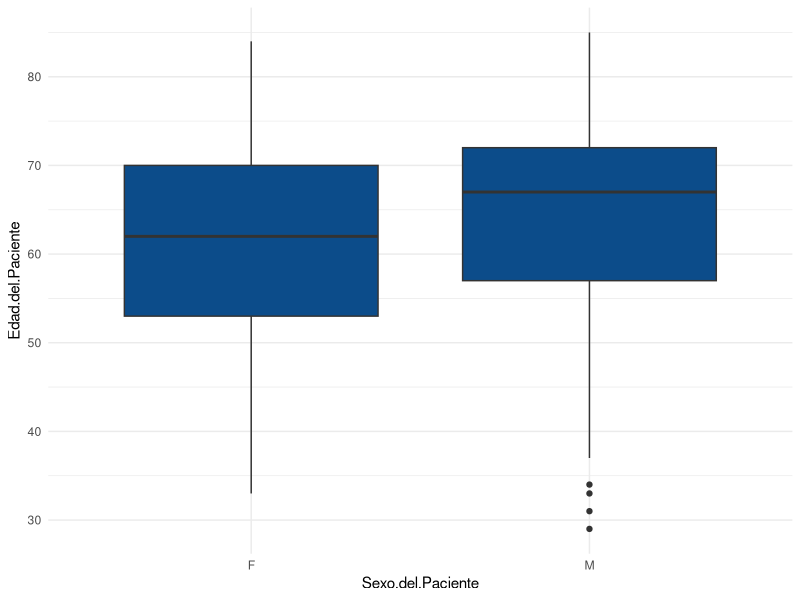
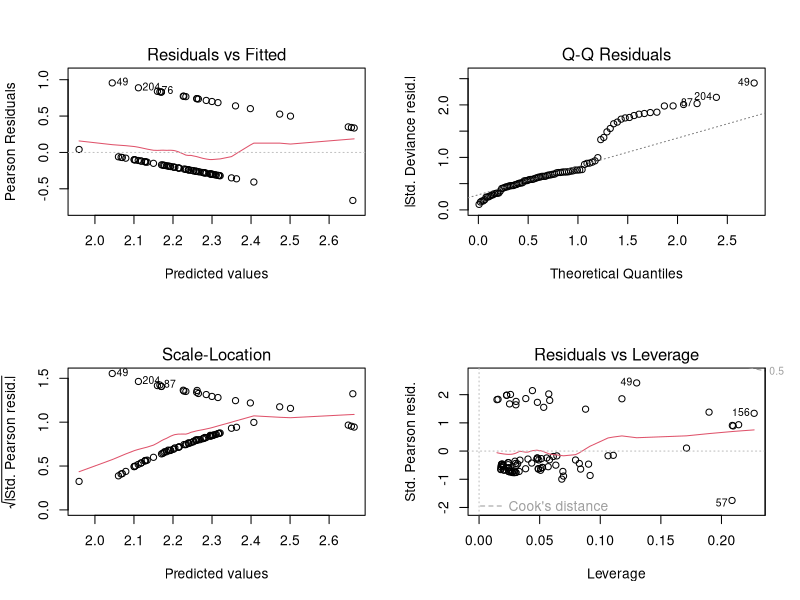
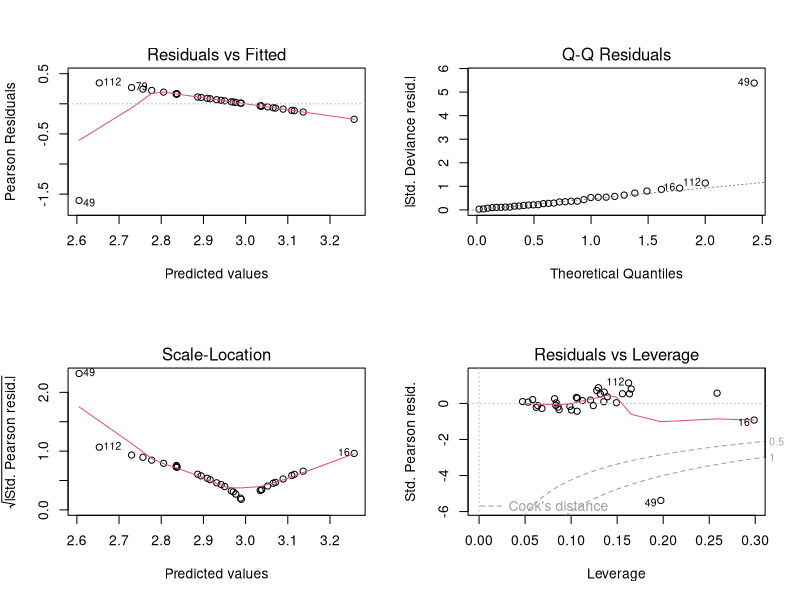
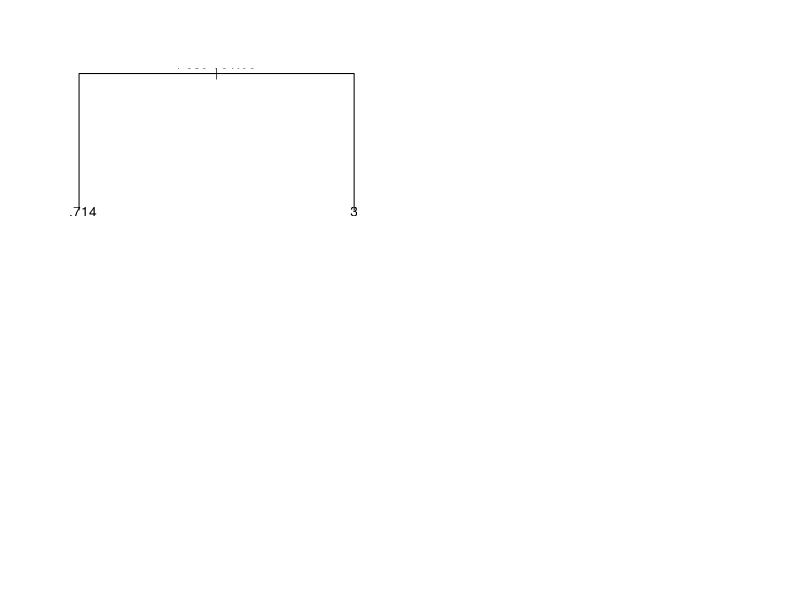

Write the R code that produced these figures, in order.
## ---- chunk 1
library(dplyr) ## Para los select
#library("git")
set.seed(Sys.time())
library(ggplot2) #Para plotear
## ---- chunk 2
data <- read.csv("sinrepetidos.txt", header = T, sep = "\t")

#colnames(data)
## ---- chunk 3
ggplot(data) +
  aes(x = Sexo.del.Paciente, y = Edad.del.Paciente) +
  geom_boxplot(fill = "#0c4c8a") +
  theme_minimal()
## ---- chunk 4
shapiro.test(subset(data, Sexo.del.Paciente == "F")$Edad.del.Paciente)
shapiro.test(subset(data, Sexo.del.Paciente == "M")$Edad.del.Paciente)
## ---- chunk 5
#shapiro.test(subset(data, Penicilina...Sensibilidad == "Sensible")$Edad.del.Paciente)

#subset(data,Penicilina...Sensibilidad)$Edad.del.Paciente
## ---- chunk 6
factores<- factor(data$Penicilina...Sensibilidad, exclude = NaN)
#factores
## ---- chunk 7
factor(data$Penicilina...Sensibilidad, exclude = NaN)
Penicilina <-  data$Penicilina...Sensibilidad
data$Penicilina...Sensibilidad <- unclass(factor(data$Penicilina...Sensibilidad, exclude = NaN))

length(data$Sexo.del.Paciente[data$Sexo.del.Paciente == "F"])

data$Peso[data$Sexo.del.Paciente == "F"] <- rnorm(69, 63, 10)
data$Peso[data$Sexo.del.Paciente == "M"] <- rnorm(160, 75.8, 10)

data$Penicilina...Sensibilidad[data$Penicilina...Sensibilidad == 1] = NaN
## ---- chunk 8
#test <- wilcox.test(data$Penicilina...Sensibilidad ~ data$Sexo.del.Paciente, alternative = "two.sided")
#test
## ---- chunk 9
dataparacorr <- data.frame(data$Penicilina...Sensibilidad, data$Sexo.del.Paciente, data$Edad.del.Paciente, data$Peso 
                           )
colnames(dataparacorr) <- c("Penicilina...Sensibilidad", "Sexo.del.Paciente","Edad.del.Paciente", "Peso")
dataparacorr <- na.omit(dataparacorr)

CHIS <- lapply(dataparacorr[,-1], function(x) chisq.test(dataparacorr[,1], x ))
do.call(rbind, CHIS)[,c(1,3)]
## ---- chunk 10
dataparacorr$Sexo.del.Paciente[dataparacorr$Sexo.del.Paciente == "M"] = 0
dataparacorr$Sexo.del.Paciente[dataparacorr$Sexo.del.Paciente == "F"] = 1

dataparacorr[,2] <- as.numeric(dataparacorr[,2])

WIL <- wilcox.test(dataparacorr$Penicilina...Sensibilidad, dataparacorr$Sexo.del.Paciente)
WIL
KRUS <- lapply(dataparacorr[,2:4],  function(x) kruskal.test( dataparacorr$Penicilina...Sensibilidad, x) )
do.call(rbind, KRUS)[,c(1,3)]
## ---- chunk 11
results <- glm(Penicilina...Sensibilidad ~ Edad.del.Paciente*Sexo.del.Paciente+Peso, data, na.action = na.omit, family =quasi())
summary(results)
## ---- chunk 12
par(mfrow = c(2,2))
plot(results)
## ---- chunk 13
descripciones <- unique(data$Descripción)
data$Penicilina...Sensibilidad <- Penicilina

medicamentos <- colnames( select(data, contains("Sensibilidad")))
## ---- chunk 14
#### Warnings por coercion, por tratar variables logicas a numericas ####

##data$Penicilina...Sensibilidad <- unclass(factor(data$Penicilina...Sensibilidad, exclude = NaN))

for (j in medicamentos) {  ##Cada vez que encuentra una celda vacia problemas
  if( sum(is.na(data[[j]])) == length(data[[j]]) ){ #Si es nula la obviamos del analisis
           next;
  }else{
    data[[j]] <- unclass( factor(data[[j]], levels = c("Sensible","Sensible EI","Resistente") , exclude = c(NaN,NA,"") ))
  }
}
## ---- chunk 15
### Metodo unclass pero no podemos ignorar los NANs

#for (i in medicamentos){ ##Factorizamos y asignamos valor a la variable categorica    unclass(data$i)
#    data[[i]] <- unclass( factor(data[[i]] , exclude = NaN))
#    data[[i]][ data[[i]] == 1 ] = NaN
#}
## ---- chunk 16
results_frame <- list()  #Actualizar para poder guardar con cada descripcion un lista de dataframes de medicamentos
for(i in descripciones){
  if ( sum(data$Descripción == i) < 20 ){ #Filtramos para ver si hay cantidad suficiente de datos para hacer estadistica
    next;
  }else{
    results_frame[[i]] <- list()
    data_Aux = data[ data$Descripción == i,] #Lista auxiliar en funcion del organismo
    for(j in medicamentos){ #Columnas correspondientes sensibilidad de cada medicamentos
        dim <- length(data_Aux[[j]]) 
        numnas <-  sum(is.na(data_Aux[[j]]))
        res <- dim - numnas 
        if(res <= 3  ){ #Si es nula la obviamos del analisis y si solo hay un caso tambien pasamos
           next;
         }else {
            #print(j)
            results <- glm(formula = paste0(j ," ~ Edad.del.Paciente*Sexo.del.Paciente+Peso"), data_Aux, 
                           na.action = na.omit ,family = quasi() ) #Modelo 
            results_frame[[i]][[j]]<- coef(summary(results)) #Guardamos los resultados en una lista de listas
         }
      }
  }
}
## ---- chunk 17
results_frame
## ---- chunk 18
#for (i in descripciones) {
#  print(c(i, nrow(data[ data$Descripción == i, ] ) ))
#}
## ---- chunk 19
data_Staph = data[ data$Descripción == "Staphylococcus epidermidis",]

results <- glm(Penicilina...Sensibilidad ~ Edad.del.Paciente+Sexo.del.Paciente+Peso, data_Staph, na.action = na.omit,family =quasi())
summary(results)

## ---- chunk 20
par(mfrow = c(2,2))
plot(results)
## ---- chunk 21
data_haem = data[ data$Descripción == "Staphylococcus haemolyticus",]

results <- glm(Penicilina...Sensibilidad ~ Edad.del.Paciente+Sexo.del.Paciente+Peso, data_haem, na.action = na.omit,family =quasi())
#summary(results)
## ---- chunk 22
library(rpart)
## ---- chunk 23
data_epi = data[ data$Descripción == "Staphylococcus epidermidis",]

tree_model <- rpart(Penicilina...Sensibilidad ~ Edad.del.Paciente + Sexo.del.Paciente + Peso, data = data_epi, na.action = na.omit)

#summary(tree_model)
## ---- chunk 24
# Plot the tree
plot(tree_model)
text(tree_model, use.n = TRUE)
## ---- chunk 25
#data <- subset(data, select = -c(Servicio))
write.table(data, file = "Antibiogramaclean.csv" , sep = "\t")
